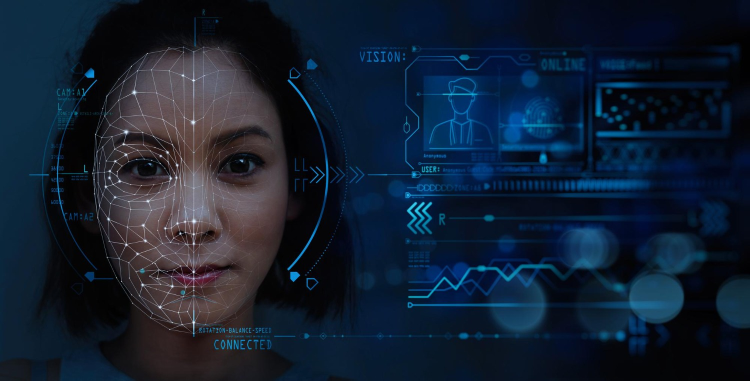
#> input picture bg.jpeg, 1500 x 761 px, given in place of the camera (shown at 1/2 size)
$ python Add_faces.py bg.jpeg
#> lines starting #> are read from the running program, lines starting #| are printed output that depends on the picture; after the words box and inside, x2 and y2 are one past the last pixel; in counts of white or black regions, pixels touching at a corner belong together
import sys
import cv2
import pickle
import numpy as np
import os
import time
from datetime import datetime

def add_face(name):

#> called with name = 'bg.jpeg'
    video = cv2.VideoCapture(0)


    facedetect = cv2.CascadeClassifier('Data/haarcascade_frontalface_default.xml')


    faces_data = []


    i = 0


    while True:
        # Capture a frame from the video
        ret, frame = video.read()
#> frame is the input picture: shape (761, 1500, 3); mean B, G, R 49.1, 31.3, 18.2

        # Convert the frame to grayscale for face detection
        gray = cv2.cvtColor(frame, cv2.COLOR_BGR2GRAY)
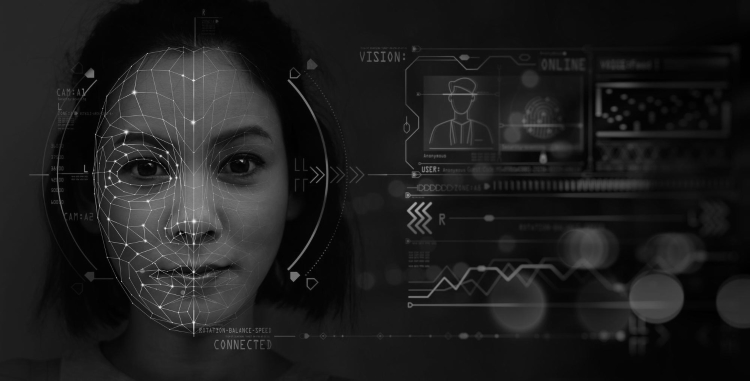
#> gray: shape (761, 1500) (shown at 1/2 size); min 0, max 254, mean 29.4

        # Detect faces in the frame
        faces = facedetect.detectMultiScale(gray, 1.3, 5)
#> faces = [[137, 127, 516, 516]]


        for (x, y, w, h) in faces:
            # Crop the face region from the frame
            crop_img = frame[y:y+h, x:x+w, :]


            resized_img = cv2.resize(crop_img, (50, 50))


            if len(faces_data) <= 5 and i % 5 == 0:
                faces_data.append(resized_img)

            i = i + 1

            # Display the count of captured faces on the frame
            cv2.putText(frame, str(len(faces_data)), (50, 50), cv2.FONT_HERSHEY_COMPLEX, 1, (255, 0, 0), 1)

            # Draw a rectangle around the detected face
            cv2.rectangle(frame, (x, y), (x + w, y + h), (255, 0, 0), 1)
#> this loop made 1 pass
#> (x, y, w, h, i) on pass 1: (137, 127, 516, 516, 1)
#> pass 1, in add_face, `crop_img = frame[y:y+h, x:x+w, :]`:
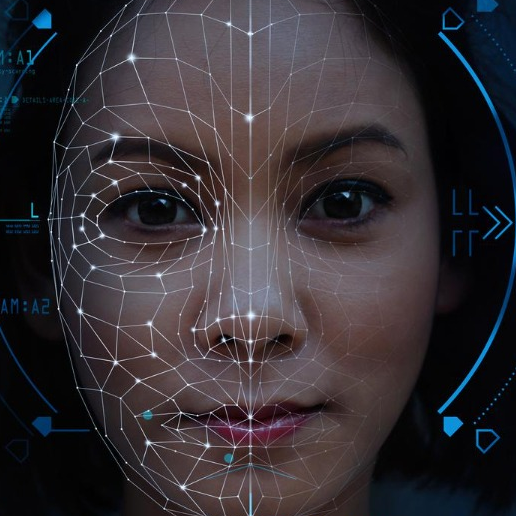
#> crop_img: shape (516, 516, 3); mean B, G, R 51.7, 46.9, 52.3
#> pass 1, in add_face, `resized_img = cv2.resize(crop_img, (50, 50))`:
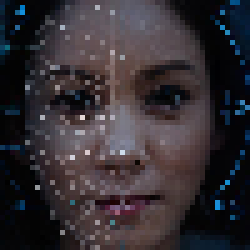
#> resized_img: shape (50, 50, 3) (shown 5 times larger); mean B, G, R 51.2, 46.3, 51.7
#> after the loop:
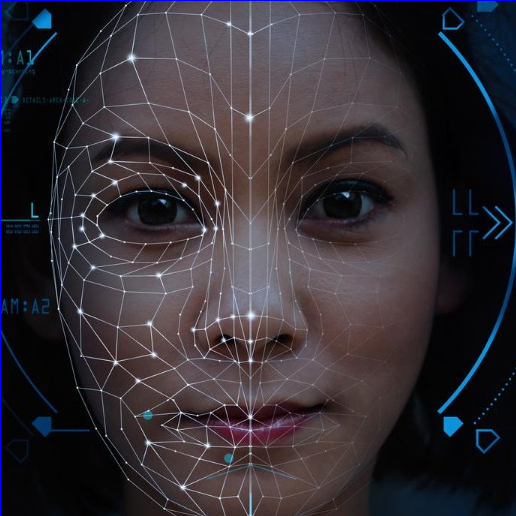
#> crop_img: shape (516, 516, 3); 0.39% of pixels changed, all inside (x1, y1, x2, y2) = (0, 0, 516, 516)
#> after the loop:
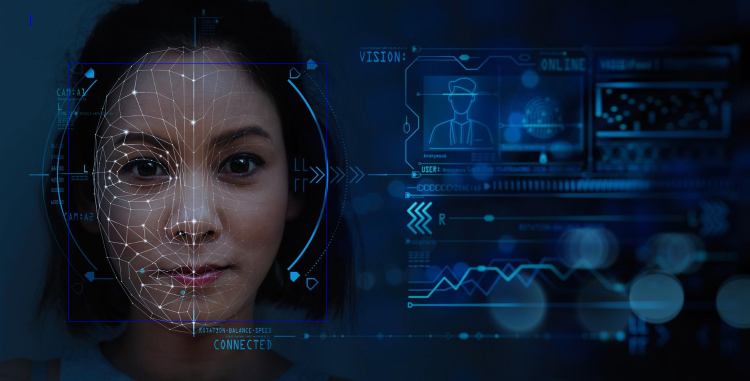
#> frame: shape (761, 1500, 3) (shown at 1/2 size); 0.19% of pixels changed, all inside (x1, y1, x2, y2) = (56, 29, 654, 644)
#> after the loop, faces_data = 1 item; i = 1


        cv2.imshow("Frame", frame)

        # Wait for a key press or until 5 faces are captured
        k = cv2.waitKey(1)
#> (key q is pressed here)
        if k == ord('q') or len(faces_data) == 5:
            break


    video.release()
    cv2.destroyAllWindows()

    # Convert the list of face images to a NumPy array and reshape it
    faces_data = np.asarray(faces_data)
    faces_data = faces_data.reshape(5, -1)


    if 'names.pkl' not in os.listdir('Data/'):
        # If not present, create a list with the entered name repeated 5 times
        names = [name] * 5
        # Save the list to 'names.pkl'
        with open('Data/names.pkl', 'wb') as f:
            pickle.dump(names, f)
    else:
        # If 'names.pkl' is present, load the existing list
        with open('Data/names.pkl', 'rb') as f:
#> (reads Data/names.pkl from the repository)
            names = pickle.load(f)
        # Append the entered name 5 times to the existing list
        names = names + [name] * 5
        # Save the updated list to 'names.pkl'
        with open('Data/names.pkl', 'wb') as f:
            pickle.dump(names, f)


    if 'faces_data.pkl' not in os.listdir('Data/'):
        # If not present, save the NumPy array 'faces_data' to 'faces_data.pkl'
        with open('Data/faces_data.pkl', 'wb') as f:
            pickle.dump(faces_data, f)
    else:
        # If 'faces_data.pkl' is present, load the existing array
        with open('Data/faces_data.pkl', 'rb') as f:
#> (reads Data/faces_data.pkl from the repository)
            faces = pickle.load(f)

#> (the run stopped early here; a loop or call above may not have finished)
